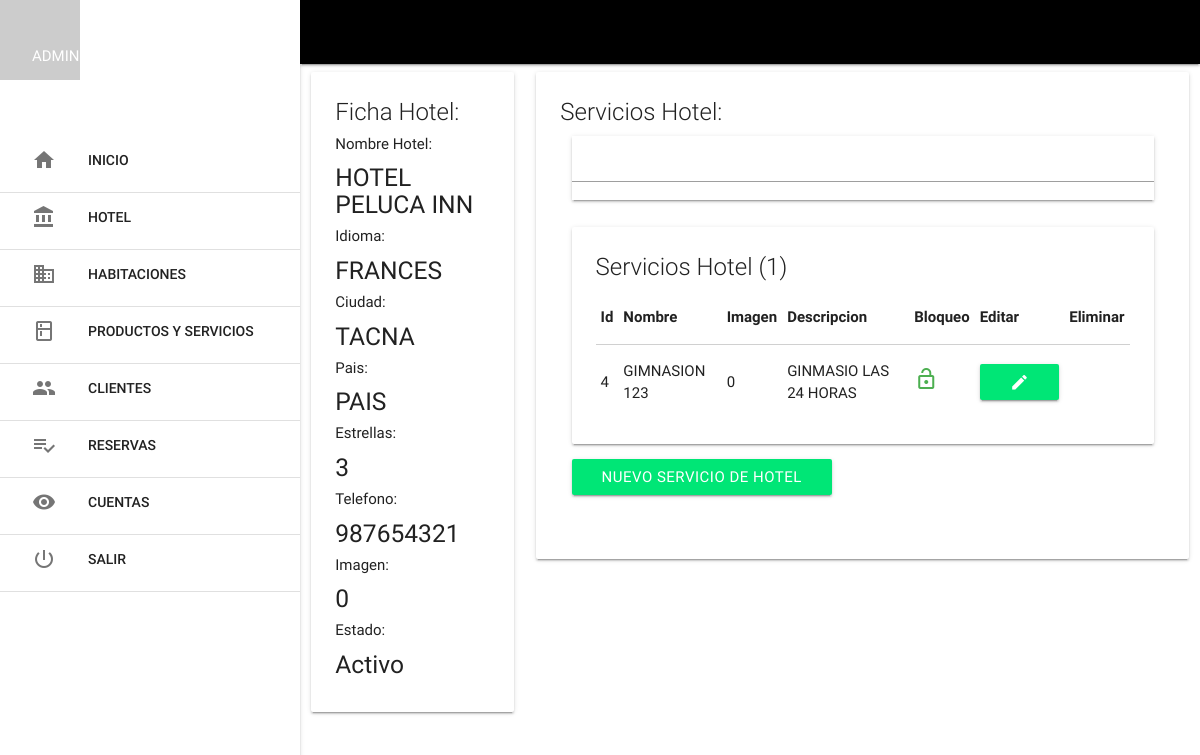
Page /mlt_hotel/mlt_hotel_admin_inicio.php (signed in) on the committed database.
### tables this page shows
CREATE TABLE IF NOT EXISTS `mlt_hotel` (
  `hot_id` int(11) NOT NULL AUTO_INCREMENT,
  `idi_id` int(11) DEFAULT NULL,
  `hot_nombre` varchar(80) DEFAULT NULL,
  `hot_direccion` varchar(255) DEFAULT NULL,
  `hot_ciudad` varchar(50) DEFAULT NULL,
  `hot_pais` varchar(50) DEFAULT NULL,
  `hot_ejex` varchar(20) DEFAULT NULL,
  `hot_ejey` varchar(20) DEFAULT NULL,
  `hot_email` varchar(80) DEFAULT NULL,
  `hot_telefono` int(15) DEFAULT NULL,
  `hot_estrellas` tinyint(1) DEFAULT NULL,
  `hot_imagen` varchar(255) DEFAULT NULL,
  `hot_descripcion` text,
  `hot_estado` tinyint(1) DEFAULT NULL,
  PRIMARY KEY (`hot_id`),
  KEY `idi_id` (`idi_id`),
  CONSTRAINT `mlt_hotel_ibfk_1` FOREIGN KEY (`idi_id`) REFERENCES `mlt_idioma` (`idi_id`)
);

CREATE TABLE IF NOT EXISTS `mlt_hotel_servicios` (
  `seh_id` int(11) NOT NULL AUTO_INCREMENT,
  `hot_id` int(11) DEFAULT NULL,
  `seh_nombre` varchar(80) DEFAULT NULL,
  `seh_imagen` varchar(255) DEFAULT NULL,
  `seh_descripcion` text,
  `seh_estado` tinyint(1) DEFAULT NULL,
  PRIMARY KEY (`seh_id`),
  KEY `hot_id` (`hot_id`),
  CONSTRAINT `mlt_hotel_servicios_ibfk_1` FOREIGN KEY (`hot_id`) REFERENCES `mlt_hotel` (`hot_id`)
);

### mlt_hotel/mlt_hotel_admin_inicio.php (the view, shortened to what this page needs)
<?php include '../extend/header.php';
$hot_id = $_SESSION['hot_id'];
$sel = $con->query("SELECT mlt_hotel.hot_id, mlt_hotel.idi_id, (select mlt_idioma.idi_nombre from mlt_idioma where mlt_idioma.idi_id = mlt_hotel.idi_id) as NombreIdioma, mlt_hotel.hot_nombre, mlt_hotel.hot_direccion, mlt_hotel.hot_ciudad, mlt_hotel.hot_pais, mlt_hotel.hot_ejex, mlt_hotel.hot_ejey, mlt_hotel.hot_email, mlt_hotel.hot_telefono, mlt_hotel.hot_estrellas, mlt_hotel.hot_imagen, mlt_hotel.hot_descripcion, mlt_hotel.hot_estado FROM mlt_hotel WHERE hot_id = $hot_id");
	while($f = $sel->fetch_assoc()){
?>
<div class="row">
	<div class="col s3 ">
		<div class="card">
			<div class="card-content">
				<span class="card-title">Ficha Hotel:</span>
				<h6>Nombre Hotel:</h6>
				<h5><?php echo $f['hot_nombre'];?></h5>
				<h6>Idioma:</h6>
				<h5><?php echo $f['NombreIdioma'];?></h5>
				<h6>Ciudad:</h6>
				<h5><?php echo $f['hot_ciudad'];?></h5>
				<h6>Pais:</h6>
				<h5><?php echo $f['hot_pais'];?></h5>
				<h6>Estrellas:</h6>
				<h5><?php echo $f['hot_estrellas'];?></h5>
				<h6>Telefono:</h6>
				<h5><?php echo $f['hot_telefono'];?></h5>
				<h6>Imagen:</h6>
				<h5><?php echo $f['hot_imagen'];?></h5>
				<h6>Estado:</h6>
				<h5><?php
							if($f['hot_estado'] == 1){
							echo 'Activo';
							}
							else{
							echo 'Inactivo';
							}}?></h5>
			</div>
		</div>
	</div>
	<div class="col s9 ">
		<div class="card">
			<div class="card-content">
				<span class="card-title">Servicios Hotel:</span>
				<div class="row">
            <div class = "col s12">
                    <nav class="white lighten-3">
                            <div class="nav_wrapper">
                                    <div class="input-field">
                                            <input type="search" id="buscar" autocomplete="off" >
                                            <label for="buscar"><i class="material-icons">search</i></label>
                                            <i class="material-icons">close</i>
                                    </div>
                            </div>
                    </nav>
            </div>
    </div>
    <?php $sel = $con->query("SELECT mlt_hotel_servicios.seh_id, mlt_hotel_servicios.hot_id, (select mlt_hotel.hot_nombre from mlt_hotel where hot_id = mlt_hotel_servicios.hot_id) as NombreHotel, mlt_hotel_servicios.seh_nombre, mlt_hotel_servicios.seh_imagen, mlt_hotel_servicios.seh_descripcion, mlt_hotel_servicios.seh_estado FROM mlt_hotel_servicios WHERE mlt_hotel_servicios.hot_id = $hot_id;");
            $row = mysqli_num_rows($sel);
    ?>
    <div class="row">
            <div class="col s12">
                    <div class="card">
                            <div class="card-content">
                                    <span class="card-title">Servicios Hotel (<?php echo $row; ?>) </span>
                                    <TABLE>
                                            <THEAD>
                                                    <th>Id</th>
                                                    <th>Nombre</th>
                                                    <th>Imagen</th>
                                                    <th>Descripcion</th>
                                                    <th>Bloqueo</th>
                                                    <th>Editar</th>
                                                    <th>Eliminar</th>
                                            </THEAD>
                                            <?php while($f = $sel->fetch_assoc()){ ?>
                                                    <tr>
                                                            <td><?php echo $f['seh_id']?></td>
                                                            <td><?php echo $f['seh_nombre']?></td>
                                                            <td><?php echo $f['seh_imagen']?></td>
                                                            <td><?php echo $f['seh_descripcion']?></td>
                                                            <td>
                                                            <?php if($f['seh_estado'] == 1): ?>
                                                                    <a href="controller_mlt_hotel_servicios.php?op=bloquear_mlt_hotel_servicios&id=<?php echo $f['seh_id'] ?>&bl=<?php echo $f['seh_estado'] ?>"><i class = "material-icons green-text">lock_open</i></a>
                                                                    <?php else: ?>
                                                                    <a href="controller_mlt_hotel_servicios.php?op=bloquear_mlt_hotel_servicios&id=<?php echo $f['seh_id'] ?>&bl=<?php echo $f['seh_estado'] ?>"><i class = "material-icons red-text">lock_outline</i></a>
                                                            <?php endif; ?>
                                                            </td>
                                                            <td>
                                                            <?php if($f['seh_estado'] == 1): ?>
                                                                    <a href="mlt_hotel_servicios_admin_ver.php?id=<?php echo $f['seh_id']; ?>" class="btn green accent-3"><i class = "material-icons">edit</i></a>
                                                                    <?php else: ?>
                                                            <?php endif; ?>
                                                            </td>
                                                            <td>
                                                            </td>
                                                        </tr>
                                            <?php } ?>
                                    </TABLE>
                            </div>
                    </div>
            </div>
            <div class="row">
                    <div class = "col s12">
                            <a href="mlt_hotel_servicios_admin_nuevo.php" class="btn green accent-3">NUEVO SERVICIO DE HOTEL</a>
                    </div>
            </div>
    </div>
			</div>
		</div>
	</div>
</div>
<?php include '../extend/scripts.php'; ?>
</body>
</html>

### rows in the picture
mlt_hotel: hot_nombre "HOTEL PELUCA INN", NombreIdioma "FRANCES", hot_ciudad "TACNA", hot_pais "PAIS", hot_estrellas "3", hot_telefono "987654321", hot_imagen "0", hot_estado "Activo"
mlt_hotel_servicios: seh_id "4", seh_nombre "GIMNASION 123", seh_imagen "0", seh_descripcion "GINMASIO LAS 24 HORAS"

### other values in the picture
$_SESSION['nombre'] "ADMINISTRADOR"
$row "1"
